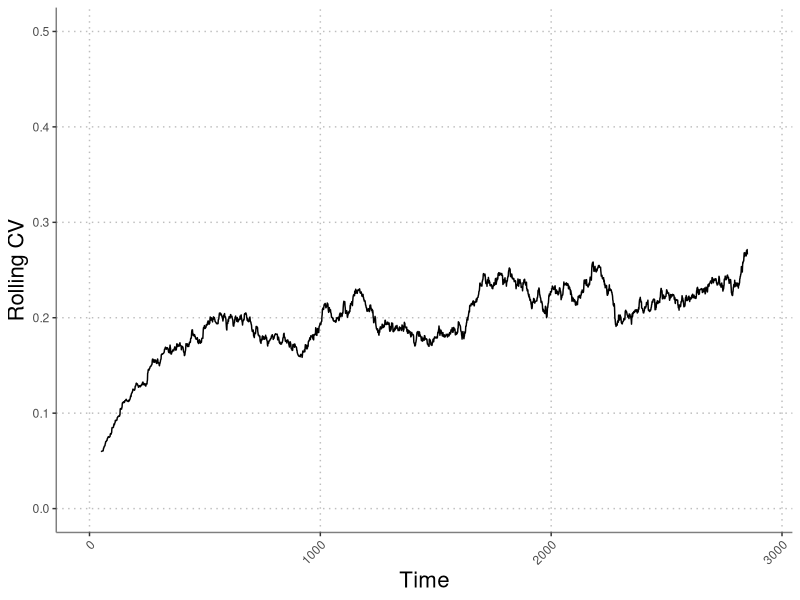

Write the R code that produced this figure. (Note: this script raises an error after producing the figure.)
#########################################################################
##  test_runs.R: does quick simulations of the four species model to   ##
##  test parameter combinations                                        ##
#########################################################################

rm(list=ls())                    # Erase the memory
library('mvtnorm')

####
####  THE MODEL FUNCTION -------------------------------------------
####
simulate_model <- function(seasons, days_to_track, Rmu, 
                           Rsd_annual, sigE, rho, 
                           alpha1, alpha2, alpha3, alpha4,
                           beta1, beta2, beta3, beta4,
                           eta1, eta2, eta3, eta4,
                           theta1, theta2, theta3, theta4,
                           nu, r1, r2, r3, r4,
                           a1, a2, a3, a4,
                           b1, b2, b3, b4,
                           eps1, eps2, eps3, eps4,
                           D1, D2, D3, D4,
                           N1, N2, N3, N4, R, gVec) {
  
  require('deSolve') # for solving continuous differential equations
  require('mvtnorm') # for multivariate normal distribution functions
  
  ##  Assign parameter values to appropriate lists
  DNR <- c(D=c(D1,D2,D3,D4),   # initial dormant state abundance
           N=c(N1,N2,N3,N4),    # initial live state abundance
           R=R)                 # initial resource level
  
  parms <- list (
    r = c(r1,r2,r3,r4),          # max growth rate for each species
    a = c(a1,a2,a3,a4),          # rate parameter for Hill function 
    b = c(b1,b2,b3,b4),          # shape parameter for Hill function
    eps = c(eps1,eps2,eps3,eps4) # resource-to-biomass efficiency
  )
  
  
  ####
  ####  Sub-Model functions
  ####
  ## Continuous model
  updateNR <- function(t, NR, parms){
    with(as.list(c(NR, parms)), {
      dN1dt = N1*eps[1]*(uptake_R(r[1], R, a[1], b[1]))
      dN2dt = N2*eps[2]*(uptake_R(r[2], R, a[2], b[2]))
      dN3dt = N3*eps[3]*(uptake_R(r[3], R, a[3], b[3]))
      dN4dt = N4*eps[4]*(uptake_R(r[4], R, a[4], b[4]))
      dRdt = -1 * (dN1dt/eps[1] + dN2dt/eps[2] + dN3dt/eps[3] + dN4dt/eps[4])
      list(c(dN1dt, dN2dt, dN3dt, dN4dt, dRdt)) #output
    })
  } # end continuous function
  
  ## Discrete model
  update_DNR <- function(t, DNR, gammas,
                         alpha1, alpha2, alpha3, alpha4,
                         eta1, eta2, eta3, eta4,
                         beta1, beta2, beta3, beta4,
                         theta1, theta2, theta3, theta4, nu) {
    with (as.list(DNR),{
      g1 <- gammas[1]
      g2 <- gammas[2]
      g3 <- gammas[3]
      g4 <- gammas[4]
      D1new <- alpha1*N1 + D1*(1-g1)*(1-eta1)
      D2new <- alpha2*N2 + D2*(1-g2)*(1-eta2)
      D3new <- alpha3*N3 + D3*(1-g3)*(1-eta3)
      D4new <- alpha4*N4 + D4*(1-g4)*(1-eta4)
      N1new <- beta1*(1-alpha1)*N1 + g1*(D1+(alpha1*N1))*(1-eta1)
      N2new <- beta2*(1-alpha2)*N2 + g2*(D2+(alpha2*N2))*(1-eta2)
      N3new <- beta3*(1-alpha3)*N3 + g3*(D3+(alpha3*N3))*(1-eta3)
      N4new <- beta4*(1-alpha4)*N4 + g4*(D4+(alpha4*N4))*(1-eta4)
      Rnew <- theta1*(1-alpha1)*N1 + theta2*(1-alpha2)*N2 + theta3*(1-alpha3)*N3 + theta4*(1-alpha4)*N4 + nu*R + Rvector[t]
      return(c(D1new, D2new, D3new, D4new, N1new, N2new, N3new, N4new, Rnew))
    })
  }
  
  ##  Resource uptake function (Hill function)
  uptake_R <- function(r, R, a, b) {
    return((r*R^a) / (b^a + R^a))
  }
  
  
  
  ####
  #### Simulate model -----------------------------------------------------
  ####
  days <- c(1:days_to_track)
  
  # Get "germination" fractions for each year
  num_spp <- length(parms$r)
  
  
  
  # Loop over seasons
  nmsDNR <- names(DNR)
  dormants <- grep("D", names(DNR))
  NR <- DNR[-dormants] 
  nmsNR <- names(NR)
  Rvector <- rlnorm(seasons, Rmu, Rsd_annual)
  saved_outs <- matrix(ncol=length(DNR), nrow=seasons+1)
  saved_outs[1,] <- DNR 
  
  for(season_now in 1:seasons) {
    output <- ode(y = NR, times=days,
                  func = updateNR, parms = parms)
    NR <- output[nrow(output),nmsNR]
    dormants <- grep("D", names(DNR))
    DNR <- c(DNR[dormants], NR)
    saved_outs[season_now+1,] <- DNR
    names(DNR) <- nmsDNR
    DNR <- update_DNR(season_now, DNR, gVec[season_now,],
                      alpha1 = alpha1, alpha2 = alpha2, alpha3 = alpha3, alpha4 = alpha4,
                      eta1 = eta1, eta2 = eta2, eta3 = eta3, eta4 = eta4,
                      beta1 = beta1, beta2 = beta2, beta3 = beta3, beta4 = beta4,
                      theta1 = theta1, theta2 = theta2, theta3 = theta3, theta4 = theta4,
                      nu=nu)
    names(DNR) <- nmsDNR
    NR <- DNR[-dormants]
    names(NR) <- nmsNR
  } # next season
  
  return(saved_outs)
  
} #end simulation function



####
####  SIMULATE THE MODEL --------------------------------------------
####
set.seed(123456789) # Set seed to reproduce random results

## Define vectors of parameters to vary
# Initial conditions

DNR <- rbind(c(D=c(25,0.1,0.1,0.1),N=c(25,0.1,0.1,0.1),R=20)) # open community


sig_e_vec <- c(rep(0,100),seq(0,2.5,length.out = 3000))
timesim <- length(sig_e_vec)
getG <- function(sigE, rho, nTime, num_spp) {
  varcov <- matrix(rep(rho*sigE,num_spp*2), num_spp, num_spp)
  diag(varcov) <- sigE
  if(sigE > 0) { varcov <- Matrix::nearPD(varcov)$mat } # coerce matrix to positive definite
  varcov <- as.matrix(varcov)
  e <- rmvnorm(n = nTime, mean = rep(0,num_spp), sigma = varcov)
  g <- exp(e) / (1+exp(e))
  return(g)
}
rho_sim <- 0
gVec <- matrix(nrow=timesim,ncol=4)
for(i in 1:timesim){
  gVec[i,] <- getG(sigE = sig_e_vec[i], rho = rho_sim, nTime = 1, num_spp = 4)
}



##  Define constant parameters in list
constant_parameters <- list (
  seasons = timesim,                  # number of seasons to simulate
  days_to_track = 20,              # number of days to simulate in odSolve
  Rmu = 3,                         # mean resource pulse (on log scale)
  Rsd_annual = 0.0,                # std dev of resource pulses (on log scale)
  # sigE = 0,                        # environmental cue variance
  rho = rho_sim,                         # environmental cue correlation between species
  alpha1 = 0.50,                   # live-to-dormant biomass fraction; spp1
  alpha2 = 0.494,                   # live-to-dormant biomass fraction; spp2
  alpha3 = 0.49,                   # live-to-dormant biomass fraction; spp3
  alpha4 = 0.483,                   # live-to-dormant biomass fraction; spp4
  beta1 = 0,                       # adult survivorship; spp1 (0 if annual, >0 if perennial)
  beta2 = 0,                       # adult survivorship; spp2 (0 if annual, >0 if perennial)
  beta3 = 0,                       # adult survivorship; spp3 (0 if annual, >0 if perennial)
  beta4 = 0,                       # adult survivorship; spp4 (0 if annual, >0 if perennial)
  eta1 = 0.1,                      # dormant mortality; spp1
  eta2 = 0.1,                      # dormant mortality; spp2
  eta3 = 0.1,                      # dormant mortality; spp3
  eta4 = 0.1,                      # dormant mortality; spp4
  theta1 = 0,                      # resource recycling fraction; spp1
  theta2 = 0,                      # resource recycling fraction; spp2
  theta3 = 0,                      # resource recycling fraction; spp3
  theta4 = 0,                      # resource recycling fraction; spp4
  nu = 0                           # resource carry-over fraction
)

# Growth function parameters
# grow_parameters <- list (
#   r = c(1,5,10,25),           # max growth rate for each species
#   a = c(2,5,10,25),           # rate parameter for Hill function 
#   b = c(2.5,20,30,45),   # shape parameter for Hill function
#   eps = c(0.5,0.5,0.5,0.5)  # resource-to-biomass efficiency
# )
grow_parameters <- list (
  r = c(1,1,1,1),           # max growth rate for each species
  a = c(2,2,2,2),           # rate parameter for Hill function 
  b = c(2.5,2.5,2.5,2.5),   # shape parameter for Hill function
  eps = c(0.5,0.5,0.5,0.5)  # resource-to-biomass efficiency
)

# Make on long vector of named parameters
constant_param_vec <- c(unlist(constant_parameters), unlist(grow_parameters))
parameters <- c(constant_param_vec, DNR)
names(parameters)[39:47] <- colnames(DNR)
outs <- do.call(simulate_model,c(list(gVec=gVec),parameters)) 


# Look at the time-series
# total_biomass <- rowSums(outs[101:3000,5:8])
# par(mfrow=c(1,1), mgp=c(2.2,0.45,0), tcl=-0.4, mar=c(3.3,3.6,1.1,1.1), las=1)
# matplot(outs[101:3000,5:8], type="l", xlab="Growing Season", ylab="Biomass",  col = c("red","green","blue","orange"))
# lines(1:2900,total_biomass, type="l", ylim=c(0,max(total_biomass)), lwd=3)




####
####  PLOTS FOR INFOGRAPHIC
####
library(ggplot2)
library(reshape2)
library(viridis)
library(ggthemes)
library(zoo)

dosim <- as.data.frame(outs[101:3000,5:8])
colnames(dosim) <- c("Species 1","Species 2","Species 3","Species 4")
dosim$total <- rowSums(dosim)
colnames(dosim)[5] <- "Total Biomass"
dosim$iteration <- 1:2900
dosim_long <- melt(dosim, id.vars = "iteration")

mycv <- function(x) {sd(x) / mean(x)}
rolling_cv <- data.frame(cv = rollapply(dosim$`Total Biomass`, width=100, FUN=mycv, fill=NA),
                         iteration = 1:2900)
ggplot(rolling_cv, aes(x=iteration, y=cv))+
  geom_line()+
  ylab("Rolling CV")+
  xlab("Time")+
  scale_y_continuous(limits=c(0,0.5))+
  theme(panel.grid.major = element_line(colour = "grey", linetype = "dotted"),
        panel.grid.minor = element_line(colour = "white", linetype = "dotted"),
        panel.background = element_rect("white"),
        axis.line.x = element_line("grey50"),
        axis.line.y = element_line("grey50"),
        axis.title = element_text(size=16))+
  theme(axis.text.x = element_text(angle = 45, hjust = 1))
ggsave(paste0("../manuscript/components/open_community_infographic_cv.png"), width = 3, height = 3, units = "in", dpi = 72)
  
# mycols <- c("#890584","#b1cb3d","#12205b","#0085dc", rgb(52, 0, 66, maxColorValue = 255))
mycols <- c("#000000", "#E69F00", "#56B4E9", "#009E73", "#F0E442", "#0072B2", "#D55E00", "#CC79A7")
mycols <- c("#E69F00", "#56B4E9", "#009E73", "#CC79A7", NA)
# mycols <- c("orange","blue","red", "green", "grey25")
ggplot(dosim_long, aes(x=iteration, y=value, color=variable))+
      geom_line(size=0.35)+
  scale_color_manual(values=mycols)+
      # scale_color_viridis(discrete=TRUE, direction = -1, end = 0.9, name="")+
  # scale_alpha_manual(values = c(0.7,0.7,0.7,0.7,1))+
      xlab("Time")+
      ylab("Biomass")+
  scale_y_continuous(limits=c(0,50))+
      theme(panel.grid.major = element_line(colour = "grey", linetype = "dotted"),
            panel.grid.minor = element_line(colour = "white", linetype = "dotted"),
            panel.background = element_rect("white"),
            axis.line.x = element_line("white"),
            axis.line.y = element_line("white"),
            axis.title = element_text(size=16))+
    guides(color=FALSE, alpha=FALSE)
ggsave(paste0("../manuscript/components/open_community_infographic.png"), width = 8, height = 3, units = "in", dpi = 72)




####
####  CLOSED COMMUNITY SIMULATION
####
DNR <- rbind(c(D=c(1,0,0,0),N=c(1,0,0,0),R=20)) # closed community
parameters <- c(constant_param_vec, DNR)
names(parameters)[39:47] <- colnames(DNR)
outs_close <- do.call(simulate_model,c(list(gVec=gVec),parameters)) 
dosim_close <- as.data.frame(outs_close[101:3000,5:8])
colnames(dosim_close) <- c("Species 1","Species 2","Species 3","Species 4")
dosim_close$total <- rowSums(dosim_close)
colnames(dosim_close)[5] <- "Total Biomass"
dosim_close$iteration <- 1:2900
dosim_long_close <- melt(dosim_close, id.vars = "iteration")

ggplot(dosim_long_close, aes(x=iteration, y=value, color=variable))+
  geom_line()+
  scale_color_manual(values=mycols)+
  # scale_color_viridis(discrete=TRUE, direction = -1, end = 0.9, name="")+
  # scale_alpha_manual(values = c(0.5,0.5,0.5,0.5,1))+
  xlab("Time")+
  ylab("Biomass")+
  scale_y_continuous(limits=c(0,50))+
  theme(panel.grid.major = element_line(colour = "grey", linetype = "dotted"),
        panel.grid.minor = element_line(colour = "white", linetype = "dotted"),
        panel.background = element_rect("white"),
        axis.line.x = element_line("white"),
        axis.line.y = element_line("white"),
        axis.title = element_text(size=16))+
  guides(color=FALSE, alpha=FALSE)
ggsave(paste0("../manuscript/components/closed_community_infographic.png"), width = 8, height = 3, units = "in", dpi = 72)

rolling_cv_close <- data.frame(cv = rollapply(dosim_close$`Total Biomass`, width=100, FUN=mycv, fill=NA),
                         iteration = 1:2900)

ggplot(rolling_cv_close, aes(x=iteration, y=cv))+
  geom_line()+
  ylab("Rolling CV")+
  xlab("Time")+
  scale_y_continuous(limits=c(0,0.5))+
  theme(panel.grid.major = element_line(colour = "grey", linetype = "dotted"),
        panel.grid.minor = element_line(colour = "white", linetype = "dotted"),
        panel.background = element_rect("white"),
        axis.line.x = element_line("grey50"),
        axis.line.y = element_line("grey50"),
        axis.title = element_text(size=16))+
  theme(axis.text.x = element_text(angle = 45, hjust = 1))
ggsave(paste0("../manuscript/components/closed_community_infographic_cv.png"), width = 3, height = 3, units = "in", dpi = 72)



sd(dosim_close$`Total Biomass`) / mean(dosim_close$`Total Biomass`)
sd(dosim$`Total Biomass`) / mean(dosim$`Total Biomass`)

plot(dosim$`Total Biomass`, dosim_close$`Total Biomass`)


# 
# sig_df <- data.frame(iteration=1:2900, sig=sig_e_vec[101:3000])
# ggplot(sig_df, aes(x=iteration, y=sig))+
#   geom_line()+
#   xlab("Time")+
#   ylab("Environmental\nvariance")+
#   theme(panel.grid.major = element_line(colour = "grey", linetype = "dotted"),
#         panel.grid.minor = element_line(colour = "white", linetype = "dotted"),
#         panel.background = element_rect("white"),
#         axis.line.x = element_line("white"),
#         axis.line.y = element_line("white"),
#         axis.title = element_text(size=16))


# 
# for(i in 1:length(outs)){
#   dosim <- as.data.frame(outs[[i]][4501:5000,5:8])
#   colnames(dosim) <- c("Species 1","Species 2","Species 3","Species 4")
#   dosim$total <- rowSums(dosim)
#   colnames(dosim)[5] <- "Total Biomass"
#   dosim$iteration <- 1:500
#   dosim_long <- melt(dosim, id.vars = "iteration")
#   cv <- round(sd(dosim$`Total Biomass`) / mean(dosim$`Total Biomass`),2)
#   # title <- bquote("CV =" ~ .(cv) ~ "and" ~ sigma[E] ~ "=" ~ .(sig_e_vec[i]))
#   title <- paste("CV =", cv)
#   
#   ggplot(dosim_long, aes(x=iteration, y=value, color=variable))+
#     geom_line()+
#     scale_color_viridis(discrete=TRUE, direction = -1, end = 0.9, name="")+
#     xlab("Time")+
#     ylab("Biomass")+
#     theme(panel.grid.major = element_line(colour = "grey", linetype = "dotted"),
#           panel.grid.minor = element_line(colour = "white", linetype = "dotted"),
#           panel.background = element_rect("white"),
#           axis.line.x = element_line("white"),
#           axis.line.y = element_line("white"),
#           axis.title = element_text(size=16))+
#     ggtitle(title)+
#     guides(color=FALSE)
#   ggsave(paste0("/Users/atredenn/Desktop/var_",i,"_ts.png"), width = 4, height = 2, units = "in", dpi = 72)
#   
# }
# 

# plot(sig_e_vec[101:3000], type="l")
sig_df <- data.frame(variance = sig_e_vec[101:3000],
                     years = 101:3000)
ggplot(sig_df, aes(x=years, y=variance))+
  geom_point(size=2)+
  ylab(expression(paste("Environmental variance (", sigma[E]^2, ")")))+
  xlab("Time")+
  theme(panel.grid.major = element_line(colour = "grey", linetype = "dotted"),
        panel.grid.minor = element_line(colour = "white", linetype = "dotted"),
        panel.background = element_rect("white"),
        axis.line.x = element_line("grey50"),
        axis.line.y = element_line("grey50"),
        axis.title = element_text(size=16))+
  theme(axis.text.x = element_text(angle = 45, hjust = 1))
ggsave(paste0("../manuscript/components/infographic_variance.png"), width = 8, height = 2, units = "in", dpi = 72)
